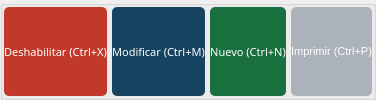
      <widget class="QGroupBox" name="groupBox">
       <property name="title">
        <string/>
       </property>
       <layout class="QGridLayout" name="gridLayout_4" columnstretch="10,10,10,10">
        <property name="leftMargin">
         <number>1</number>
        </property>
        <property name="topMargin">
         <number>1</number>
        </property>
        <property name="rightMargin">
         <number>1</number>
        </property>
        <property name="bottomMargin">
         <number>1</number>
        </property>
        <property name="horizontalSpacing">
         <number>5</number>
        </property>
        <item row="0" column="1">
         <widget class="QPushButton" name="btn_modificar">
          <property name="sizePolicy">
           <sizepolicy hsizetype="Expanding" vsizetype="Expanding">
            <horstretch>0</horstretch>
            <verstretch>0</verstretch>
           </sizepolicy>
          </property>
          <property name="font">
           <font>
            <family>Ariall</family>
            <pointsize>-1</pointsize>
           </font>
          </property>
          <property name="styleSheet">
           <string notr="true">/*Estilos para el botón*/
#btn_modificar{
	background-color: #154360;
	color: #ffffff;
	font-family: 'Ariall';
	font-size: 11px;
	border-radius: 5px;
	}

#btn_modificar:hover{
	background-color: #0101DF;
	}
</string>
          </property>
          <property name="text">
           <string>Modificar (Ctrl+M)</string>
          </property>
          <property name="icon">
           <iconset>
            <normaloff>../ico/edit.ico</normaloff>../ico/edit.ico</iconset>
          </property>
          <property name="iconSize">
           <size>
            <width>40</width>
            <height>40</height>
           </size>
          </property>
          <property name="checkable">
           <bool>false</bool>
          </property>
          <property name="autoDefault">
           <bool>false</bool>
          </property>
         </widget>
        </item>
        <item row="0" column="0">
         <widget class="QPushButton" name="btn_deshabilitar">
          <property name="sizePolicy">
           <sizepolicy hsizetype="Expanding" vsizetype="Expanding">
            <horstretch>0</horstretch>
            <verstretch>0</verstretch>
           </sizepolicy>
          </property>
          <property name="palette">
           <palette>
            <active>
             <colorrole role="WindowText">
              <brush brushstyle="SolidPattern">
               <color alpha="255">
                <red>255</red>
                <green>255</green>
                <blue>255</blue>
               </color>
              </brush>
             </colorrole>
             <colorrole role="Button">
              <brush brushstyle="SolidPattern">
               <color alpha="255">
                <red>192</red>
                <green>57</green>
                <blue>43</blue>
               </color>
              </brush>
             </colorrole>
             <colorrole role="Light">
              <brush brushstyle="SolidPattern">
               <color alpha="255">
                <red>127</red>
                <green>255</green>
                <blue>191</blue>
               </color>
              </brush>
             </colorrole>
             <colorrole role="Midlight">
              <brush brushstyle="SolidPattern">
               <color alpha="255">
                <red>106</red>
                <green>212</green>
                <blue>159</blue>
               </color>
              </brush>
             </colorrole>
             <colorrole role="Dark">
              <brush brushstyle="SolidPattern">
               <color alpha="255">
                <red>42</red>
                <green>85</green>
                <blue>63</blue>
               </color>
              </brush>
             </colorrole>
             <colorrole role="Mid">
              <brush brushstyle="SolidPattern">
               <color alpha="255">
                <red>56</red>
                <green>113</green>
                <blue>84</blue>
               </color>
              </brush>
             </colorrole>
             <colorrole role="Text">
              <brush brushstyle="SolidPattern">
               <color alpha="255">
                <red>255</red>
                <green>255</green>
                <blue>255</blue>
               </color>
              </brush>
             </colorrole>
             <colorrole role="BrightText">
              <brush brushstyle="SolidPattern">
               <color alpha="255">
                <red>255</red>
                <green>255</green>
                <blue>255</blue>
               </color>
              </brush>
             </colorrole>
             <colorrole role="ButtonText">
              <brush brushstyle="SolidPattern">
               <color alpha="255">
                <red>255</red>
                <green>255</green>
                <blue>255</blue>
               </color>
              </brush>
             </colorrole>
             <colorrole role="Base">
              <brush brushstyle="SolidPattern">
               <color alpha="255">
                <red>192</red>
                <green>57</green>
                <blue>43</blue>
               </color>
              </brush>
             </colorrole>
             <colorrole role="Window">
              <brush brushstyle="SolidPattern">
               <color alpha="255">
                <red>192</red>
                <green>57</green>
                <blue>43</blue>
               </color>
              </brush>
             </colorrole>
             <colorrole role="Shadow">
              <brush brushstyle="SolidPattern">
               <color alpha="255">
                <red>0</red>
                <green>0</green>
                <blue>0</blue>
               </color>
              </brush>
             </colorrole>
             <colorrole role="AlternateBase">
              <brush brushstyle="SolidPattern">
               <color alpha="255">
                <red>170</red>
                <green>212</green>
                <blue>191</blue>
               </color>
              </brush>
             </colorrole>
             <colorrole role="ToolTipBase">
              <brush brushstyle="SolidPattern">
               <color alpha="255">
                <red>255</red>
                <green>255</green>
                <blue>220</blue>
               </color>
              </brush>
             </colorrole>
             <colorrole role="ToolTipText">
              <brush brushstyle="SolidPattern">
               <color alpha="255">
                <red>0</red>
                <green>0</green>
                <blue>0</blue>
               </color>
              </brush>
             </colorrole>
            </active>
            <inactive>
             <colorrole role="WindowText">
              <brush brushstyle="SolidPattern">
               <color alpha="255">
                <red>255</red>
                <green>255</green>
                <blue>255</blue>
               </color>
              </brush>
             </colorrole>
             <colorrole role="Button">
              <brush brushstyle="SolidPattern">
               <color alpha="255">
                <red>192</red>
                <green>57</green>
                <blue>43</blue>
               </color>
              </brush>
             </colorrole>
             <colorrole role="Light">
              <brush brushstyle="SolidPattern">
               <color alpha="255">
                <red>127</red>
                <green>255</green>
                <blue>191</blue>
               </color>
              </brush>
             </colorrole>
             <colorrole role="Midlight">
              <brush brushstyle="SolidPattern">
               <color alpha="255">
                <red>106</red>
                <green>212</green>
                <blue>159</blue>
               </color>
              </brush>
             </colorrole>
             <colorrole role="Dark">
              <brush brushstyle="SolidPattern">
               <color alpha="255">
                <red>42</red>
                <green>85</green>
                <blue>63</blue>
               </color>
              </brush>
             </colorrole>
             <colorrole role="Mid">
              <brush brushstyle="SolidPattern">
               <color alpha="255">
                <red>56</red>
                <green>113</green>
                <blue>84</blue>
               </color>
              </brush>
             </colorrole>
             <colorrole role="Text">
              <brush brushstyle="SolidPattern">
               <color alpha="255">
                <red>255</red>
                <green>255</green>
                <blue>255</blue>
               </color>
              </brush>
             </colorrole>
             <colorrole role="BrightText">
              <brush brushstyle="SolidPattern">
               <color alpha="255">
                <red>255</red>
                <green>255</green>
                <blue>255</blue>
               </color>
              </brush>
             </colorrole>
             <colorrole role="ButtonText">
              <brush brushstyle="SolidPattern">
               <color alpha="255">
                <red>255</red>
                <green>255</green>
                <blue>255</blue>
               </color>
              </brush>
             </colorrole>
             <colorrole role="Base">
              <brush brushstyle="SolidPattern">
               <color alpha="255">
                <red>192</red>
                <green>57</green>
                <blue>43</blue>
               </color>
              </brush>
             </colorrole>
             <colorrole role="Window">
              <brush brushstyle="SolidPattern">
               <color alpha="255">
                <red>192</red>
                <green>57</green>
                <blue>43</blue>
               </color>
              </brush>
             </colorrole>
             <colorrole role="Shadow">
              <brush brushstyle="SolidPattern">
               <color alpha="255">
                <red>0</red>
                <green>0</green>
                <blue>0</blue>
               </color>
              </brush>
             </colorrole>
             <colorrole role="AlternateBase">
              <brush brushstyle="SolidPattern">
               <color alpha="255">
                <red>170</red>
                <green>212</green>
                <blue>191</blue>
               </color>
              </brush>
             </colorrole>
             <colorrole role="ToolTipBase">
              <brush brushstyle="SolidPattern">
               <color alpha="255">
                <red>255</red>
                <green>255</green>
                <blue>220</blue>
               </color>
              </brush>
             </colorrole>
             <colorrole role="ToolTipText">
              <brush brushstyle="SolidPattern">
               <color alpha="255">
                <red>0</red>
                <green>0</green>
                <blue>0</blue>
               </color>
              </brush>
             </colorrole>
            </inactive>
            <disabled>
             <colorrole role="WindowText">
              <brush brushstyle="SolidPattern">
               <color alpha="255">
                <red>255</red>
                <green>255</green>
                <blue>255</blue>
               </color>
              </brush>
             </colorrole>
             <colorrole role="Button">
              <brush brushstyle="SolidPattern">
               <color alpha="255">
                <red>192</red>
                <green>57</green>
                <blue>43</blue>
               </color>
              </brush>
             </colorrole>
             <colorrole role="Light">
              <brush brushstyle="SolidPattern">
               <color alpha="255">
                <red>127</red>
                <green>255</green>
                <blue>191</blue>
               </color>
              </brush>
             </colorrole>
             <colorrole role="Midlight">
              <brush brushstyle="SolidPattern">
               <color alpha="255">
                <red>106</red>
                <green>212</green>
                <blue>159</blue>
               </color>
              </brush>
             </colorrole>
             <colorrole role="Dark">
              <brush brushstyle="SolidPattern">
               <color alpha="255">
                <red>42</red>
                <green>85</green>
                <blue>63</blue>
               </color>
              </brush>
             </colorrole>
             <colorrole role="Mid">
              <brush brushstyle="SolidPattern">
               <color alpha="255">
                <red>56</red>
                <green>113</green>
                <blue>84</blue>
               </color>
              </brush>
             </colorrole>
             <colorrole role="Text">
              <brush brushstyle="SolidPattern">
               <color alpha="255">
                <red>255</red>
                <green>255</green>
                <blue>255</blue>
               </color>
              </brush>
             </colorrole>
             <colorrole role="BrightText">
              <brush brushstyle="SolidPattern">
               <color alpha="255">
                <red>255</red>
                <green>255</green>
                <blue>255</blue>
               </color>
              </brush>
             </colorrole>
             <colorrole role="ButtonText">
              <brush brushstyle="SolidPattern">
               <color alpha="255">
                <red>255</red>
                <green>255</green>
                <blue>255</blue>
               </color>
              </brush>
             </colorrole>
             <colorrole role="Base">
              <brush brushstyle="SolidPattern">
               <color alpha="255">
                <red>192</red>
                <green>57</green>
                <blue>43</blue>
               </color>
              </brush>
             </colorrole>
             <colorrole role="Window">
              <brush brushstyle="SolidPattern">
               <color alpha="255">
                <red>192</red>
                <green>57</green>
                <blue>43</blue>
               </color>
              </brush>
             </colorrole>
             <colorrole role="Shadow">
              <brush brushstyle="SolidPattern">
               <color alpha="255">
                <red>0</red>
                <green>0</green>
                <blue>0</blue>
               </color>
              </brush>
             </colorrole>
             <colorrole role="AlternateBase">
              <brush brushstyle="SolidPattern">
               <color alpha="255">
                <red>85</red>
                <green>170</green>
                <blue>127</blue>
               </color>
              </brush>
             </colorrole>
             <colorrole role="ToolTipBase">
              <brush brushstyle="SolidPattern">
               <color alpha="255">
                <red>255</red>
                <green>255</green>
                <blue>220</blue>
               </color>
              </brush>
             </colorrole>
             <colorrole role="ToolTipText">
              <brush brushstyle="SolidPattern">
               <color alpha="255">
                <red>0</red>
                <green>0</green>
                <blue>0</blue>
               </color>
              </brush>
             </colorrole>
            </disabled>
           </palette>
          </property>
          <property name="font">
           <font>
            <family>Ariall</family>
            <pointsize>-1</pointsize>
           </font>
          </property>
          <property name="styleSheet">
           <string notr="true">#btn_deshabilitar{
	background-color: #C0392B ;
	color: #ffffff;
	font-family: 'Ariall';
	font-size: 11px;
	border-radius: 5px;
	}

#btn_deshabilitar:hover{
	background-color: #DF013A;
	}

</string>
          </property>
          <property name="text">
           <string>Deshabilitar (Ctrl+X)</string>
          </property>
          <property name="icon">
           <iconset>
            <normaloff>../ico/remove_from_database.ico</normaloff>../ico/remove_from_database.ico</iconset>
          </property>
          <property name="iconSize">
           <size>
            <width>40</width>
            <height>40</height>
           </size>
          </property>
         </widget>
        </item>
        <item row="0" column="2">
         <widget class="QPushButton" name="btn_nuevo">
          <property name="sizePolicy">
           <sizepolicy hsizetype="Expanding" vsizetype="Expanding">
            <horstretch>0</horstretch>
            <verstretch>0</verstretch>
           </sizepolicy>
          </property>
          <property name="font">
           <font>
            <family>Ariall</family>
            <pointsize>-1</pointsize>
           </font>
          </property>
          <property name="styleSheet">
           <string notr="true">/*Estilos para el botón*/

#btn_nuevo{
	background-color: #196F3D;
	color: #ffffff;
	font-family: 'Ariall';
	font-size: 11px;
	border-radius: 5px;
	}

#btn_nuevo:hover{
	background-color: #04B431;
	}
</string>
          </property>
          <property name="text">
           <string>Nuevo (Ctrl+N)</string>
          </property>
          <property name="icon">
           <iconset>
            <normaloff>../ico/add_to_database.ico</normaloff>../ico/add_to_database.ico</iconset>
          </property>
          <property name="iconSize">
           <size>
            <width>40</width>
            <height>40</height>
           </size>
          </property>
         </widget>
        </item>
        <item row="0" column="3">
         <widget class="QPushButton" name="btn_imprimir">
          <property name="sizePolicy">
           <sizepolicy hsizetype="Expanding" vsizetype="Expanding">
            <horstretch>0</horstretch>
            <verstretch>0</verstretch>
           </sizepolicy>
          </property>
          <property name="styleSheet">
           <string notr="true">#btn_imprimir{
	background-color: #ABB2B9;
	color: #ffffff;
	font-family: 'Ariall';
	font-size: 11px;
	border-radius: 5px;
	}

#btn_imprimir:hover{
	background-color: #D0D3D4 ;
	}</string>
          </property>
          <property name="text">
           <string>Imprimir (Ctrl+P)</string>
          </property>
          <property name="icon">
           <iconset>
            <normaloff>../ico/hardware-page-peripheral-print-printer-icon--icon-search-engine-13.png</normaloff>../ico/hardware-page-peripheral-print-printer-icon--icon-search-engine-13.png</iconset>
          </property>
          <property name="iconSize">
           <size>
            <width>40</width>
            <height>40</height>
           </size>
          </property>
         </widget>
        </item>
       </layout>
      </widget>
